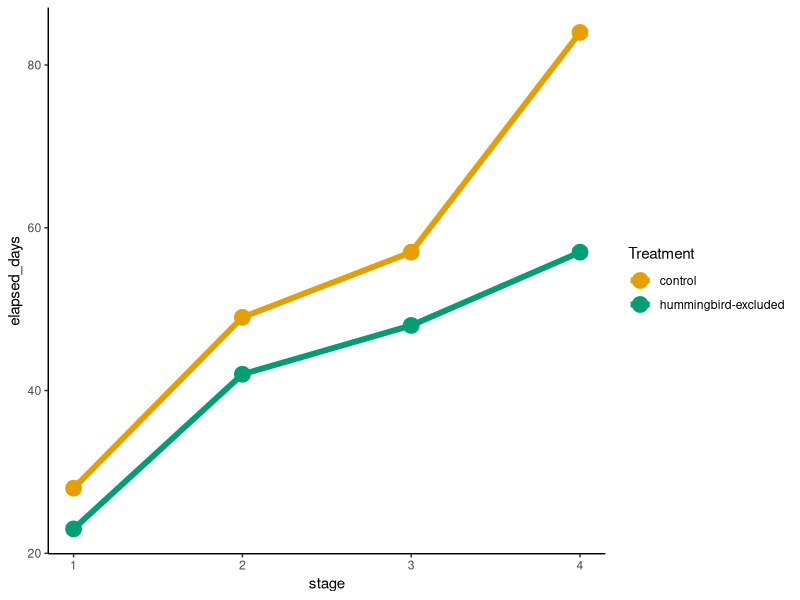

This figure's R source:
library(here)
library(tidyverse)


# cumilative days to each stage
cage <- c(23, 42, 48, 57)
control <- c(28, 49, 57, 84)

# build tbl_df
df <- 
  tibble(
  'stage' = c(1, 1, 2, 2, 3, 3, 4, 4),
  'elapsed_days' = c(rbind(cage, control)),
  'treatment' = rep(c('hummingbird-excluded', 'control'), 4))


# plot
ggplot(
  data = df, 
  mapping = aes(x = stage, y = elapsed_days)) +
geom_point(
  aes(colour = factor(treatment)), 
  size = 5) +
geom_path(
  aes(colour = factor(treatment)),
  size = 2) +
scale_colour_manual(
  name= "Treatment", 
  values = c("#E69F00", "#009E73")) +
theme_bw() +
theme(
  panel.border = element_blank(), 
  panel.grid.major = element_blank(),
  panel.grid.minor = element_blank(), 
  axis.line = element_line(colour = "black"))

